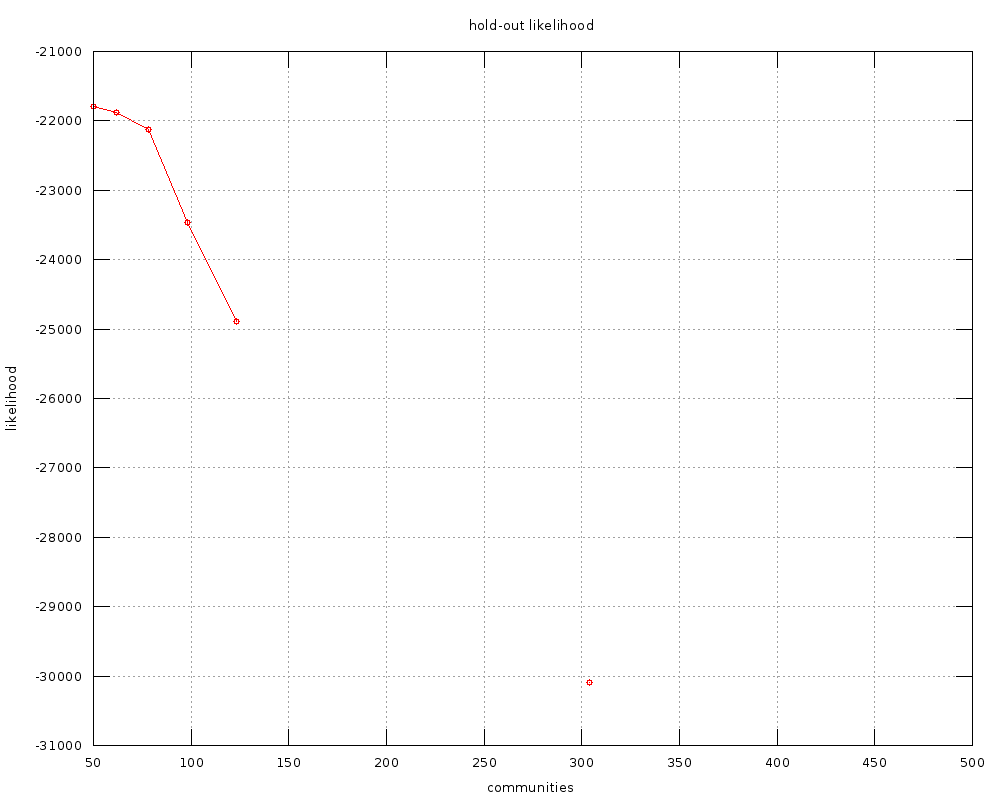

The script that saved this image:
#
# hold-out likelihood (Mon Jan 22 00:04:02 2018)
#

set title "hold-out likelihood"
set key bottom right
set autoscale
set grid
set xlabel "communities"
set ylabel "likelihood"
set tics scale 2
set terminal png font arial 10 size 1000,800
set output '../example/Citeseer/BigClam.gen.CV.likelihood.png'
plot 	"../example/Citeseer/BigClam.gen.CV.likelihood.tab" using 1:2 title "" with linespoints pt 6
